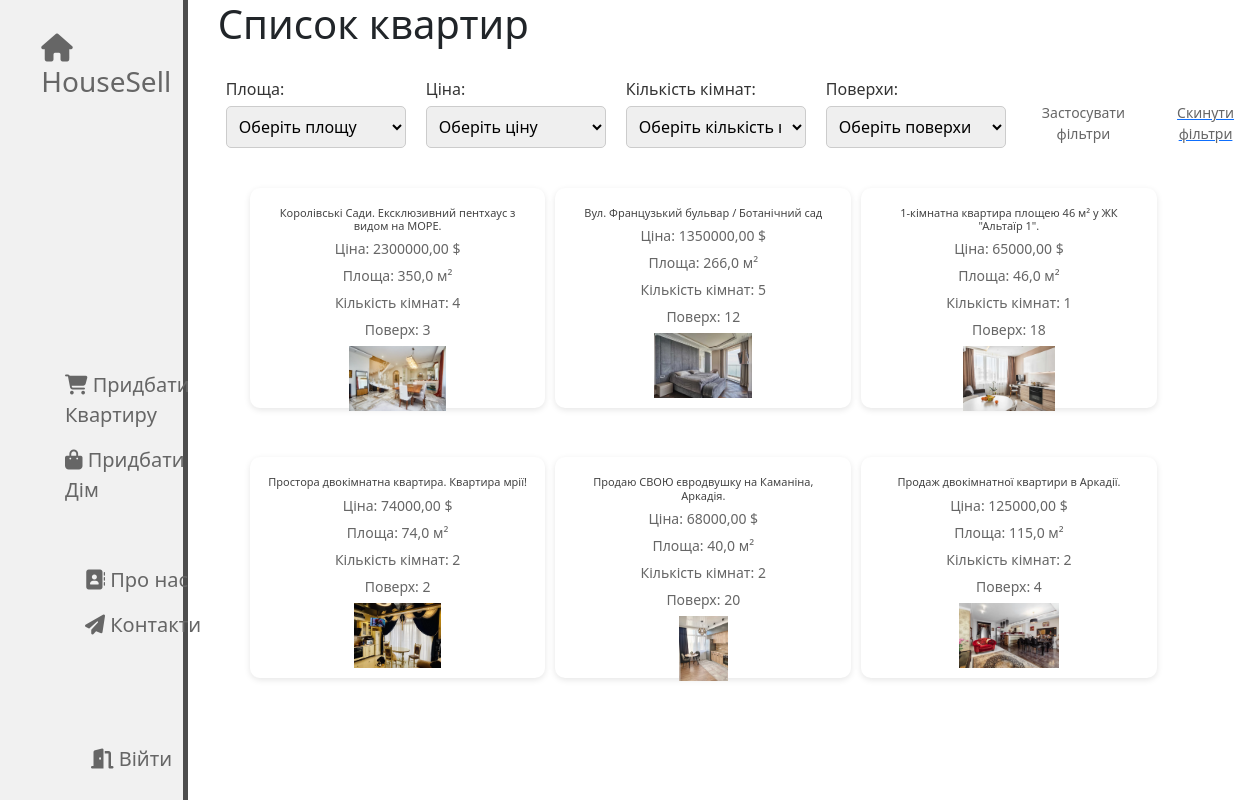
/buy, run on the app's committed database.
### main/models.py (models this page shows, shortened)
class Property(models.Model):
    title = models.CharField('Назва', max_length=100)
    description = models.TextField('Опис')
    area = models.FloatField('Площа (м²)')
    price = models.DecimalField('Ціна', max_digits=12, decimal_places=2)
    rooms = models.IntegerField('Кількість кімнат')
    category = models.ForeignKey(
        PropertyCategory, on_delete=models.CASCADE, related_name='%(class)s_category'
    )
    date_published = models.DateTimeField('Дата публікації', auto_now_add=True)
    owner = models.ForeignKey(
        User, on_delete=models.CASCADE, related_name='%(class)s_owner'
    )
    image = models.ImageField('Зображення', upload_to='property_images/', blank=True, null=True)
    class Meta:
        abstract = True

class Apartment(Property):
    floor = models.IntegerField('Поверх')
    rooms = models.IntegerField('Кількість кімнат', default=1)  # Додано поле для кількості кімнат

### main/views.py (the view)
# urls.py: path('buy', views.buy, name='buy'),
def buy(request):
    apartments = Apartment.objects.all()
    form = ApartmentSearchForm(request.GET)
    area_filter = request.GET.get('area')
    if area_filter == '0-45':
        apartments = apartments.filter(area__lte=45)
    elif area_filter == '45-90':
        apartments = apartments.filter(area__gt=45, area__lte=90)
    elif area_filter == '90+':
        apartments = apartments.filter(area__gt=90)
    price_filter = request.GET.get('price')
    if price_filter == '0-100000':
        apartments = apartments.filter(price__lte=100000)
    elif price_filter == '100000-200000':
        apartments = apartments.filter(price__gt=100000, price__lte=200000)
    elif price_filter == '200000+':
        apartments = apartments.filter(price__gt=200000)
    rooms_filter = request.GET.get('rooms')
    if rooms_filter == '1':
        apartments = apartments.filter(rooms=1)
    elif rooms_filter == '2':
        apartments = apartments.filter(rooms=2)
    elif rooms_filter == '3':
        apartments = apartments.filter(rooms=3)
    elif rooms_filter == '4+':
        apartments = apartments.filter(rooms__gte=4)
    floor_filter = request.GET.get('floor')
    if floor_filter == '1-5':
        apartments = apartments.filter(floor__gte=1, floor__lte=5)
    elif floor_filter == '5-10':
        apartments = apartments.filter(floor__gte=5, floor__lte=10)
    elif floor_filter == '10-15':
        apartments = apartments.filter(floor__gte=10, floor__lte=15)
    elif floor_filter == '15+':
        apartments = apartments.filter(floor__gte=15)
    return render(request, 'main/buy.html', {'buy': apartments, 'form': form})

### main/templates/main/buy.html (shortened to what this page needs)
{% extends 'main/layout.html' %}
{% block content %}
    <div class="features">
        <h1>Список квартир</h1>
        <form method="get">
            <div class="filter-container">
                <div>
                    <label for="area">Площа:</label>
                    {{ form.area }}
                </div>
                <div>
                    <label for="price">Ціна:</label>
                    {{ form.price }}
                </div>
                <div>
                    <label for="rooms">Кількість кімнат:</label>
                    {{ form.rooms }}
                </div>
                <div>
                    <label for="floor">Поверхи:</label>
                    {{ form.floor }}
                </div>
                <button type="submit" class="filter-btn">Застосувати фільтри</button>
                <a href="{% url 'buy' %}"><button type="button" class="reset-btn">Скинути фільтри</button></a>
            </div>
        </form>
        <ul class="apartment-grid">
            {% for apartment in buy %}
                <li class="apartment-item">
                    <a href="{% url 'apartment_detail' apartment.id %}" class="apartment-btn">
                        <h2>{{ apartment.title }}</h2>
                        <p>Ціна: {{ apartment.price }} $</p>
                        <p>Площа: {{ apartment.area }} м²</p>
                        <p>Кількість кімнат: {{ apartment.rooms }}</p>
                        <p>Поверх: {{ apartment.floor }}</p>
                        {% if apartment.image %}
                            <img src="{{ apartment.image.url }}" alt="{{ apartment.title }}" class="apartment-image">
                        {% else %}
                            <p>Зображення відсутнє</p>
                        {% endif %}
                    </a>
                </li>
            {% endfor %}
        </ul>
    </div>
{% endblock %}

### main/templates/main/layout.html (shortened to what this page needs)
{% load static %}
<!DOCTYPE html>
<html lang="en">
<head>
    <link rel="stylesheet" href="https://cdn.jsdelivr.net/npm/bootstrap@5.3.3/dist/css/bootstrap.min.css">
    <link rel="stylesheet" href="{% static 'main/css/style.css' %}">
    <link rel="stylesheet" href="https://use.fontawesome.com/releases/v6.7.1/css/all.css">
</head>
<body>
    <aside>
    <a href="{% url 'home' %}" class="logo-link">
        <span class="logo"><h3><i class="fa-sharp fa-solid fa-house"></i>HouseSell</h3></span>
        </a>
        <ul class="q-links">
            <a href='{% url 'buy' %}'><li><i class="fa-solid fa-cart-shopping"></i> Придбати Квартиру</li></a>
            <a href="{% url 'buyhouse' %}"><li><i class="fa-solid fa-bag-shopping"></i> Придбати Дім</li></a>
        </ul>
        <ul class="nav-links">
            <a href='{% url 'about' %}'><li><i class="fa-solid fa-address-book"></i> Про нас</li></a>
            <a href="{% url 'contact' %}"><li><i class="fa-solid fa-paper-plane"></i> Контакти</li></a>
        </ul>
        <ul class="nav-qwelinks">
                {% if request.user.is_authenticated %}
                <li class="last"><a href="{% url 'logout' %}" onclick="confirmLogout(event)"><i class="fa-solid fa-arrow-right-from-bracket"></i> Вийти</a></li>
                {% else %}
                <li class="last"><a href='{% url 'login' %}'><i class="fa-solid fa-door-open"></i> Війти</a></li>
                {% endif %}
        </ul>
    </aside>
    <main>
        {% block content %}
        {% endblock %}
    </main>
</body>
</html>

### main/static/main/css/style.css (style rules this page uses)
aside { float: left; background: #f1f1f1; width: 15%; padding: 2.5%; height: 100vh; color: #fff; border-right: 5px solid #4d4d4d; position: relative; }
aside .logo-link { display: block; font-size: 20px; color: #666; text-decoration: none; transition: color 0.6s ease, transform 0.6s ease; margin-bottom: 10px; padding-left: 10px; }
aside .nav-links { position: absolute; bottom: 10px; margin-left: 40px; left: 0; width: 100%; padding: 0; display: flex; flex-direction: column; gap: 15px; margin-bottom: 150px; }
aside .nav-links a { display: block; font-size: 20px; color: #666; text-decoration: none; transition: color 0.6s ease, transform 0.6s ease; padding-left: 45px; }
aside .nav-qwelinks { position: absolute; bottom: 10px; margin-left: 46px; left: 0; width: 100%; padding: 0; display: flex; flex-direction: column; gap: 15px; }
aside .nav-qwelinks a { display: block; font-size: 20px; color: #666; text-decoration: none; transition: color 0.6s ease, transform 0.6s ease; padding-left: 45px; }
aside .q-links { position: absolute; margin-left: 20px; top: 370px; left: 0; width: 100%; padding: 0; display: flex; flex-direction: column; gap: 15px; }
aside .q-links a { display: block; font-size: 20px; color: #666; text-decoration: none; transition: color 0.6s ease, transform 0.6s ease; padding-left: 45px; }
aside ul { list-style: none; }
main .features { float: left; margin-left: 30px; text-align: left; width: 75%; }
.apartment-grid { display: grid; grid-template-columns: repeat(3, 1fr); gap: 10px; justify-items: center; }
.apartment-item { margin-top: 18px; background-color: #fff; border-radius: 10px; box-shadow: 0 2px 6px rgba(0, 0, 0, 0.1); padding: 8px; text-align: center; transition: transform 0.3s ease; width: 100%; height: 85%; display: flex; justify-content: center; }
.apartment-btn { width: 100%; padding: 4px 8px; background-color: white; color: white; border: none; cursor: pointer; font-size: 8px; margin-top: 6px; border-radius: 3px; display: flex; flex-direction: column; align-items: center; text-align: center; }
.apartment-btn h2 { font-size: 11px; color: #444; margin-bottom: 6px; }
.apartment-btn p { font-size: 14px; color: #666; margin-bottom: 6px; }
.apartment-image { max-width: 90%; max-height: 65px; margin-bottom: 6px; transition: transform 0.5s ease; }
.filter-container { display: flex; align-items: center; justify-content: flex-start; gap: 20px; }
.filter-container div { display: flex; flex-direction: column; align-items: flex-start; }
.filter-container label { font-size: 16px; margin-bottom: 5px; }
.filter-container select { padding: 8px; font-size: 16px; width: 180px; border-radius: 5px; border: 1px solid #ccc; }
.filter-btn, .reset-btn { margin-top: 30px; background-color: white; color: #666; border: none; padding: 8px 16px; font-size: 14px; cursor: pointer; border-radius: 5px; transition: background-color 0.3s ease, transform 0.3s ease; margin-bottom: 10px; text-decoration: none; }
form { width: 75%; margin: 8px; display: inline-block; vertical-align: top; }
form label { font-size: 14px; color: #333; display: block; }
form input[type="number"], form input[type="text"], form textarea, form select { width: 100%; padding: 6px; margin-bottom: 1px; font-size: 12px; }
form select { font-size: 12px; }
form button { width: 100%; padding: 10px; background-color: #28a745; color: white; font-size: 14px; border: none; border-radius: 4px; cursor: pointer; }
form input, form button { display: block; margin: 0 auto 45px; width: 100%; padding: 10px; font-size: 14px; border: 1px solid #ced4da; border-radius: 4px; box-sizing: border-box; }

### data on the page
Apartment: title "Королівські Сади. Ексклюзивний пентхаус з видом на МОРЕ.", price "2300000,00", area "350,0", rooms "4", floor "3", image (picture)
Apartment: title "Вул. Французький бульвар / Ботанічний сад", price "1350000,00", area "266,0", rooms "5", floor "12", image (picture)
Apartment: title "1-кімнатна квартира площею 46 м² у ЖК \"Альтаїр 1\".", price "65000,00", area "46,0", rooms "1", floor "18", image (picture)
Apartment: title "Простора двокімнатна квартира. Квартира мрії!", price "74000,00", area "74,0", rooms "2", floor "2", image (picture)
Apartment: title "Продаю СВОЮ євродвушку на Каманіна, Аркадія.", price "68000,00", area "40,0", rooms "2", floor "20", image (picture)
Apartment: title "Продаж двокімнатної квартири в Аркадії.", price "125000,00", area "115,0", rooms "2", floor "4", image (picture)
